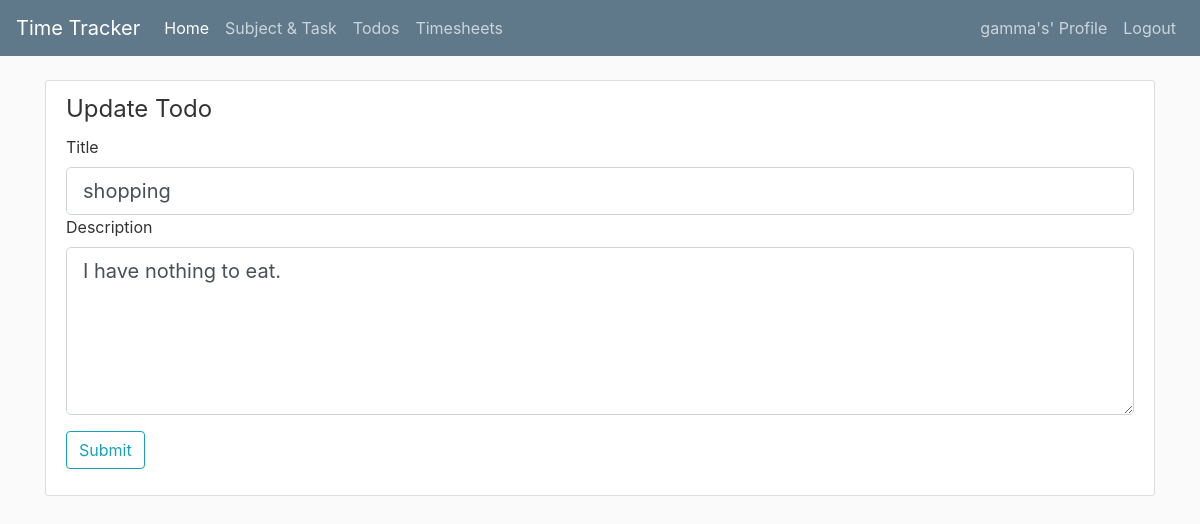
/todos/4/update (signed in), run on the app's committed database.
### timetracker/models.py (models this page shows, shortened)
class User(db.Model, UserMixin):
	id = db.Column(db.Integer, primary_key=True)
	username = db.Column(db.String(20), unique=True, nullable=False)
	email = db.Column(db.String(120), unique=True, nullable=False)
	password = db.Column(db.String(32), nullable=False)

class Todo(db.Model):
	id = db.Column(db.Integer, primary_key=True)
	title = db.Column(db.String(256), nullable=False)
	description = db.Column(db.Text, nullable=False)
	date_created = db.Column(db.DateTime, nullable=False, default=datetime.utcnow)
	date_completed = db.Column(db.DateTime, nullable=True)
	user_id = db.Column(db.Integer, db.ForeignKey('user.id'), nullable=False)
	user = db.relationship('User', backref=db.backref('todos', lazy=True))

### timetracker/todos/routes.py (the view)
@todos.route('/todos/<int:todo_id>/update', methods=['GET', 'POST'])
@login_required
def update_todo(todo_id):
	todo = Todo.query.get_or_404(todo_id)
	if todo.user_id != current_user.id:
		abort(403)
	form = TodoForm()
	if form.validate_on_submit():  # POST only
		todo.title = form.title.data
		todo.description = form.description.data
		db.session.commit()
		flash(f"Todo '{form.title.data}' has beed updated'", category="success")
		return redirect(url_for('todos.todo_list'))
	elif request.method == 'GET':  # GET only
		form.title.data = todo.title
		form.description.data = todo.description
		return render_template('edit_todo.html', title='Update Todo', form=form)

### timetracker/todos/forms.py
class TodoForm(FlaskForm):
	title = StringField('Title', validators=[DataRequired()])
	description = TextAreaField('Description')
	submit = SubmitField('Submit')

### timetracker/models.py (called while the page is built)
@login_manager.user_loader
def load_user(user_id):
	return User.query.get(int(user_id))

### timetracker/templates/edit_todo.html (shortened to what this page needs)
{% extends "layout.html" %}
{% block content %}
<div class="content-section">
	<form method="POST" action="">
		<fieldset class="form-group">
			<legend>{{ title }}</legend>
			<div>
				{{form.title.label(class="form-control-label")}}
				{% if form.title.errors %}
					{{form.title(class="form-control form-control-lg is-invalid")}}
					<div class="invalid-feedback">
						{% for error in form.title.errors %}
							<span>{{ error }}</span>
						{% endfor %}
					</div>
				{% else %}
					{{form.title(class="form-control form-control-lg")}}
				{% endif %}
			</div>
			<div>
				{{form.description.label(class="form-control-label")}}
				{% if form.description.errors %}
					{{form.description(class="form-control form-control-lg is-invalid", rows=5)}}
					<div class="invalid-feedback">
						{% for error in form.description.errors %}
							<span>{{ error }}</span>
						{% endfor %}
					</div>
				{% else %}
					{{form.description(class="form-control form-control-lg", rows=5)}}
				{% endif %}
			</div>
		</fieldset>
		<div class="form-group">
			{{form.submit(class="btn btn-outline-info")}}
		</div>
	</form>
</div>
{% endblock content %}

### timetracker/templates/layout.html (shortened to what this page needs)
<!DOCTYPE html>
<html>
    <head>
		  <link rel="stylesheet" href="https://stackpath.bootstrapcdn.com/bootstrap/4.5.0/css/bootstrap.min.css">
        <link rel="stylesheet" href="https://use.fontawesome.com/releases/v5.4.1/css/all.css">
        <link rel="stylesheet" type="text/css" href="{{ url_for('static', filename='site.css') }}">
    </head>
    <body>
        <header class="site-header">
            <nav class="navbar navbar-expand-lg navbar-dark bg-steel fixed-top">
                <a class="navbar-brand" href="/">Time Tracker</a>
                <div class="collapse navbar-collapse" id="navbarSupportedContent">
                    <ul class="navbar-nav mr-auto">
                        <li class="nav-item active">
                            <a class="nav-link" href="/home">Home</a>
                        </li>
                        <li class="nav-item">
                            <a class="nav-link" href="/subjects_tasks">Subject & Task</a>
								</li>
                        <li class="nav-item">
									<a class="nav-link" href="/todos">Todos</a>
							  </li>
                        <li class="nav-item">
                            <a class="nav-link" href="/timesheets">Timesheets</a>
                        </li>
                    </ul>
                </div>
                <div class="navbar-nav">
						 {% if current_user.is_authenticated %}
							<a class="nav-item nav-link" href="/profile"> {{ current_user.username }}'s' Profile</a>
							<a class="nav-item nav-link" href="/logout">Logout</a>
						 {% else %}
							<a class="nav-item nav-link" href="/login">Login</a>
							<a class="nav-item nav-link" href="/register">Register</a>
						 {% endif %}
                </div>
            </nav>
        </header>
				<main role="main" class="container">
					<div class="row">
						<div class="col">
							{% block content %}
							{% endblock content %}
						</div>
					</div>
				</main>
    </body>
</html>

### timetracker/static/site.css (style rules this page uses)
body { background: #fafafa; color: #333333; margin-top: 5rem; }
.bg-steel { background-color: #5f788a; }
.site-header .navbar-nav .nav-link { color: #cbd5db }
.content-section { background-color: #ffffff; padding: 10px 20px; border: 1px solid #dddddd; border-radius: 3px; margin-bottom: 20px; }

### data on the page
User: username "gamma"
Todo: title "shopping", description "I have nothing to eat."

### other printed values
{{ title }} "Update Todo"
